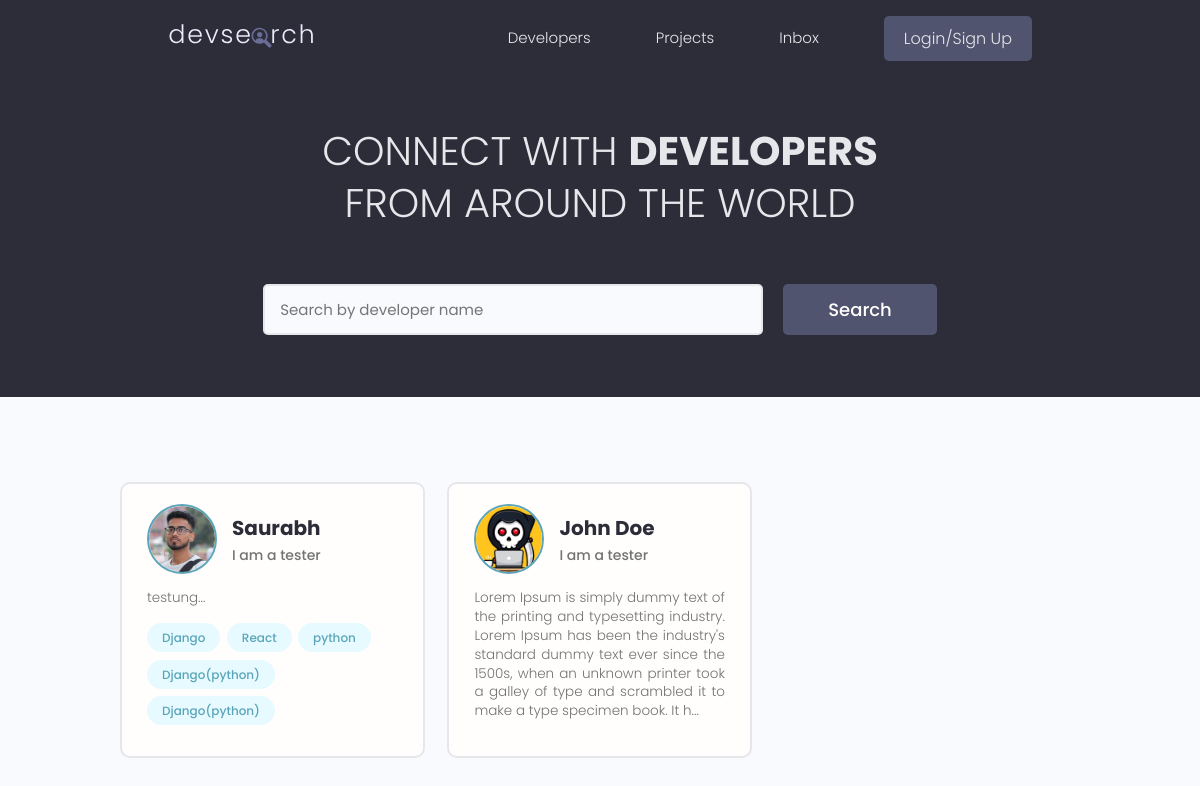
The page / on the database its author committed.
### users/models.py (models this page shows, shortened)
class Profile(models.Model):
    user = models.OneToOneField(User, on_delete=models.CASCADE , null=True , blank=True)
    name = models.CharField(max_length=200 , blank=True,null=True)
    email = models.EmailField(max_length=500,blank=True,null=True)
    username = models.CharField(max_length=200 , blank=True,null=True)
    location = models.CharField(max_length=200 , blank=True,null=True)
    short_intro = models.CharField(max_length=200 , blank=True,null=True)
    bio = models.TextField(blank=True , null=True)
    profile_image = models.ImageField(null=True,blank=True,upload_to='profiles/' ,default="profiels/user-default.png")
    social_github = models.CharField(max_length=200 , blank=True,null=True)
    social_twitter = models.CharField(max_length=200 , blank=True,null=True)
    social_linkedin = models.CharField(max_length=200 , blank=True,null=True)
    social_website = models.CharField(max_length=200 , blank=True,null=True)
    created = models.DateTimeField(auto_now_add=True)
    id = models.UUIDField(default= uuid.uuid4, unique=True, primary_key=True, editable=False)

class Skill(models.Model):
    owner = models.ForeignKey(Profile , on_delete=models.CASCADE, null=True, blank=True)
    name = models.CharField(max_length=200 , blank=True,null=True)
    description = models.TextField(blank=True , null=True)
    created = models.DateTimeField(auto_now_add=True)
    id = models.UUIDField(default= uuid.uuid4, unique=True, primary_key=True, editable=False)
    def __str__(self):
        return str(self.name)

### users/views.py (the view)
# urls.py: path('' , views.profiles, name = "profiles"),
def profiles(request):
    profiles = Profile.objects.all()
    context ={'profiles' : profiles}
    return render(request, 'users/profiles.html', context)

### users/templates/users/profiles.html (shortened to what this page needs)
{% extends 'main.html' %} {% block content %}
<main class="home">
  <section class="hero-section text-center">
    <div class="container container--narrow">
      <div class="hero-section__box">
        <h2>CONNECT WITH <span>DEVELOPERS</span></h2>
        <h2>FROM AROUND THE WORLD</h2>
      </div>
      <div class="hero-section__search">
        <form class="form" action="#" method="get">
          <div class="form__field">
            <input
              class="input input--text"
              id="formInput#search"
              type="text"
              name="text"
              placeholder="Search by developer name"
            />
          </div>
          <input class="btn btn--sub btn--lg" type="submit" value="Search" />
        </form>
      </div>
    </div>
  </section>
  <section class="devlist">
    <div class="container">
      <div class="grid grid--three">
        {% for profile in profiles%}
        <div class="column card">
          <div class="dev">
            <a href="{% url 'user-profile' profile.id %}" class="card__body">
              <div class="dev__profile">
                <img
                  class="avatar avatar--md"
                  src="{{ profile.profile_image.url}}"
                  alt="image"
                />
                <div class="dev__meta">
                  <h3>{{profile.name}}</h3>
                  <h5>{{profile.short_intro|slice:"60"}}</h5>
                </div>
              </div>
              <p class="dev__info">{{profile.bio|slice:"250"}}...</p>
              <div class="dev__skills">
                {% for skill in profile.skill_set.all|slice:"5" %}
                <span class="tag tag--pill tag--main">
                  <small>{{skill}}</small>
                </span>
                {% endfor %}
              </div>
            </a>
          </div>
        </div>
        {% endfor %}
      </div>
    </div>
  </section>
</main>
{% endblock content %}

### static/styles/app.css (style rules this page uses)
:root { --color-sub: #2d2d39; }
.btn--sub { background-color: var(--color-sub-light); }
.card { border: 2px solid var(--color-light); }
img { width: 100%; }
.hero-section { height: 40vh; display: flex; align-items: center; background-color: var(--color-sub); }
.hero-section__box { margin-bottom: 4rem; }
.hero-section__box > h2, .hero-section__box > h2 > span { font-size: 4rem; color: var(--color-light); line-height: 1.3; text-transform: uppercase; }
.hero-section__box > h2 { font-weight: 300; }
.hero-section__box > h2 > span { font-weight: 700; }
.hero-section__search > .form { display: flex; align-items: center; justify-content: center; gap: 2rem; }
.hero-section__search > .form input.input--text { width: 50rem; }
.devlist { margin-top: 8rem; }
.devlist .grid { align-items: stretch; }
.devlist .dev .dev__profile { display: flex; align-items: center; gap: 1.5rem; }
.devlist .dev .dev__meta h3 { color: var(--color-sub); font-size: 2rem; font-weight: 700; }
.devlist .dev .dev__meta h5 { color: var(--color-text); font-size: 1.4rem; font-weight: 500; }
.devlist .dev .dev__info { margin: 1.5rem 0; font-size: 1.35rem; line-height: 1.4; text-align: justify; }

### static/uikit/styles/modules/_variables.css (style rules this page uses)
:root { --color-main: #5aa5b9; --color-main-light: #e6faff; --color-sub: #3f4156; --color-sub-light: #51546e; --color-sub-lighter: #ededfd; --color-text: #737373; --color-gray: #8b8b8b; --color-light: #e5e7eb; --color-light-gray: #767676; --color-bg: #f8fafd; --color-white: #fffefd; --color-white-light: #f3f3f3; --color-success: #359e64; --color-success-bg: #def8e8; --color-error: #fc4b0b; --color-error-bg: #fff2ee; --font-base: 'Poppins', arial, helvetica, 'Segoe UI', roboto, ubuntu, sans-serif; --font-monospace: 'Fira Code', 'Courier New', courier, monospace; --font-regular: 300; --font-medium: 500; --font-bold: 700; --generic-shadow: 1px 1px 5px #00000010; --generic-transition: all 0.3s ease-in-out; }

### static/uikit/styles/modules/_base.css (style rules this page uses)
* { margin: 0; padding: 0; box-sizing: border-box; text-rendering: optimizeLegibility; color: inherit; font-size: inherit; }
html { font-size: 50%; }
@media only screen and (min-width: 480px) { html { font-size: 56.25%; } }
@media only screen and (min-width: 1200px) { html { font-size: 62.5%; } }
body { line-height: 1.6; font-weight: 400; font-size: 1.5rem; color: var(--color-text); background-color: var(--color-bg); min-height: 100vh; }

### static/uikit/styles/modules/_typography.css (style rules this page uses)
* { font-family: var(--font-base); }
h2 { font-size: 3.6rem; font-weight: var(--font-bold); }
h3 { font-size: 3.2rem; font-weight: var(--font-medium); }
h5 { font-size: 2.4rem; font-weight: var(--font-medium); }
h5, h6 { font-weight: var(--font-regular); }
p, span, strong { font-size: 1.6rem; color: var(--color-text); font-weight: var(--font-regular); }
a { padding-bottom: 2px; text-decoration: none; display: inline-block; color: var(--color-main); font-weight: var(--font-medium); }

### static/uikit/styles/modules/_utilities.css (style rules this page uses)
.container { width: 92%; max-width: 165rem; margin: 0 auto; box-sizing: border-box; }
.container--narrow { width: 92%; max-width: 120rem; }
@media screen and (min-width: 1000px) { .container { width: 90%; } }
@media screen and (min-width: 1000px) { .container--narrow { width: 85%; } }
@media screen and (min-width: 1200px) { .container { width: 80%; } }
@media screen and (min-width: 1200px) { .container--narrow { width: 72%; } }
.text-center { text-align: center; }

### static/uikit/styles/modules/_avatar.css (style rules this page uses)
.avatar { border-radius: 50%; border: 2px solid var(--color-main); object-fit: cover; }
.avatar--md { height: 7rem; width: 7rem; }

### static/uikit/styles/modules/_button.css (style rules this page uses)
.btn { display: inline-block; position: relative; cursor: pointer; background-color: var(--color-light); font-weight: var(--font-medium); color: var(--color-sub); text-decoration: none; padding: 1rem 2rem; border-radius: 0.5rem; border: none; width: -webkit-fit-content; width: -moz-fit-content; width: fit-content; height: -webkit-fit-content; height: -moz-fit-content; height: fit-content; font-size: 1.6rem; outline-width: 0; outline-color: transparent; -webkit-backface-visibility: hidden; backface-visibility: hidden; transition: all 0.3s ease-in-out; }
.btn--sub { background-color: var(--color-sub); color: var(--color-white); }
.btn--lg { font-size: 1.8rem; padding: 1.2rem 4.5rem; }

### static/uikit/styles/modules/_card.css (style rules this page uses)
.card { border-radius: 1rem; background-color: var(--color-white); border: 1.5px solid var(--color-light); width: auto; height: auto; margin-top: 0.5rem; margin-bottom: 0.5rem; overflow: hidden; }
.card__body, .card__header { padding: 2rem 2.5rem; }

### rows shown on the page
Profile: profile_image (picture), name "Saurabh", short_intro "I am a tester", bio "testung"
Skill: name "Django"
Skill: name "React"
Skill: name "python"
Skill: name "Django(python)"
Skill: name "Django(python)"
Profile: profile_image (picture), name "John Doe", short_intro "I am a tester", bio "Lorem Ipsum is simply dummy text of the printing and typesetting industry. Lorem Ipsum has been the industry's standard dummy text ever since the 1500s, when an unknown printer took a galley of type and scrambled it to make a type specimen book. It h"
